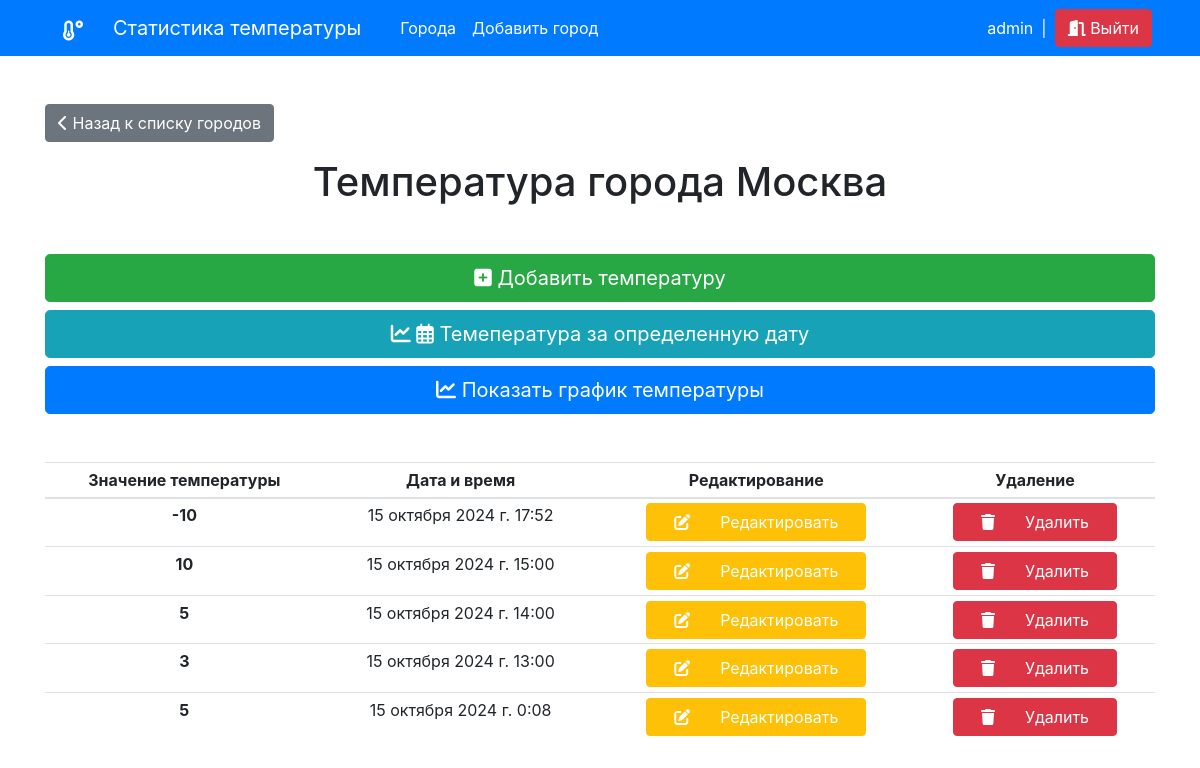
Screenshot of /tmp-stat-app/towns/10/ (signed in) with the database file from the repository.
### temperature_statistics_app/models.py (models this page shows, shortened)
class Town(models.Model):
    t_name = models.CharField(
        verbose_name='Название города',
        max_length=128
    )
    t_user = models.ForeignKey(
        verbose_name='Пользователь, который добавил',
        to=User,
        on_delete=models.CASCADE
    )
    def __str__(self):
        return self.t_name
    class Meta:
        ordering = ['t_name']
        verbose_name = 'Город'
        verbose_name_plural = 'Города'

class Temperature(models.Model):
    tmp_town = models.ForeignKey(
        verbose_name='Город', to=Town,
        on_delete=models.CASCADE
    )
    tmp_date = models.DateTimeField(
        verbose_name='Дата',
        default=datetime.today
    )
    tmp_value = models.IntegerField(
        verbose_name='Значение по Цельсия',
        default=0
    )
    class Meta:
        ordering = ['-tmp_date']
        verbose_name = 'Температура'
        verbose_name_plural = 'Температуры'

### temperature_statistics_app/views.py (the view)
# urls.py: path('towns/<int:pk>/', TownDetailView.as_view(), name='detail_town'),
class TownDetailView(LoginRequiredMixin, DetailView):
    login_url = 'tmp_stat_app:login'
    model = Town
    template_name = 'detail_town.html'
    context_object_name = 'town'
    def get_context_data(self, **kwargs):
        context = super().get_context_data(**kwargs)
        try:
            temperatures = Temperature.objects.filter(
                tmp_town__id=self.kwargs['pk'],
                tmp_town__t_user=self.request.user
                )
            context['temperatures'] = temperatures
            context['temperatures_for_chart'] = temperatures.order_by('tmp_date')
        except Temperature.DoesNotExist:
            pass
        return context

### temperature_statistics_app/templates/detail_town.html (shortened to what this page needs)
{% extends 'base.html' %}
{% load static %}
{% block content %}
    <div class="container mt-5">
        <a href="{% url 'tmp_stat_app:index' %}" role="button" class="btn btn-secondary mb-3 text-white">
            <i class="fa-solid fa-chevron-left"></i>
            <span>Назад к списку городов</span>
        </a>
        <h1 class="text-center">Температура города {{ town }}</h1>
        <a href="{% url 'tmp_stat_app:add_temperature' town.pk %}" role="button" class="btn btn-success btn-lg btn-block mt-5 text-white">
            <i class="fa-solid fa-square-plus"></i>
            <span>Добавить температуру</span>
        </a>
    {% if temperatures %}
        <a href={% url 'tmp_stat_app:set_tmp_date' town.pk %} type="button" class="btn btn-info btn-lg btn-block text-white">
            <i class="fa-solid fa-chart-line"></i>
            <i class="fa-regular fa-calendar-days"></i>
            <span>Темепература за определенную дату</span>
        </a>
        <button id="btn-visible-charts" type="button" class="btn btn-primary btn-lg btn-block mb-5 text-white">
            <i class="fa-solid fa-chart-line"></i>
            <span>Показать график температуры</span>
        </button>
        <div class="table-responsive-sm">
            <table class="table table-hover text-center table-sm">
                <thead>
                    <tr>
                        <th scope="col">Значение температуры</th>
                        <th scope="col">Дата и время</th>
                        <th scope="col">Редактирование</th>
                        <th scope="col">Удаление</th>
                    </tr>
                </thead>
                <tbody>
                    {% for t in temperatures%}
                    <tr>
                        <td class="font-weight-bold">{{t.tmp_value}}</td>
                        <td>{{t.tmp_date}}</td>
                        <td>
                            <a href="{% url 'tmp_stat_app:update_temperature' town.pk t.pk  %}" role="button" class="btn btn-warning text-white">
                                <div class="container">
                                    <div class="row">
                                        <i class="fa-solid fa-pen-to-square col mt-1"></i>
                                        <span class="d-none d-lg-block d-xl-block col">Редактировать</span>
                                    </div>
                                </div>
                            </a>
                        </td>
                        <td>
                            <a href="{% url 'tmp_stat_app:delete_temperature' town.pk t.pk  %}" role="button" class="btn btn-danger text-white">
                                <div class="container">
                                    <div class="row">
                                        <i class="fa-solid fa-trash col mt-1"></i>
                                        <span class="d-none d-lg-block d-xl-block col">Удалить</span>
                                    </div>
                                </div>
                            </a>
                        </td>
                    </tr>
                    {% endfor %}
                </tbody>
            </table>
        </div>
    {% else %}
        <h3 class="text-center text-secondary font-italic">Данных о температуре нет...</h3>
    {% endif %}
    </div>
{% endblock %}

### temperature_statistics_app/templates/base.html (shortened to what this page needs)
{% load static %}
<!doctype html>
<html lang="ru">
  <head>
    <link rel="stylesheet" href="https://stackpath.bootstrapcdn.com/bootstrap/4.3.1/css/bootstrap.min.css">
    <link rel="stylesheet" href={% static 'temperature_statistics_app/base.css' %}></link>
  </head>
  <body>
    <nav class="navbar navbar-expand-lg navbar-light bg-primary px-5">
        <a href="{% url 'tmp_stat_app:index' %}" class="navbar-brand text-white" href="">
          <div class="container">
            <div class="row">
              <i class="fa-solid fa-temperature-low col mt-2"></i>
              <span class="d-none d-lg-block d-xl-block col">Статистика температуры</span>
            </div>
          </div>
        </a>
        <div class="collapse navbar-collapse" id="navbarSupportedContent">
            <ul class="navbar-nav mr-auto">
              <li class="nav-item active">
                <a class="nav-link text-white" href="{% url 'tmp_stat_app:index' %}">Города</a>
              </li>
              <li class="nav-item active">
                <a class="nav-link text-white" href="{% url 'tmp_stat_app:add_town' %}">Добавить город</a>
              </li>
            </ul>
            {% if request.user %}
                <div class="form-inline my-2 my-lg-0 text-white">
                    <span >{{ request.user }}</span>
                    <span class="mx-2">|</span>
                    <a href="{% url 'tmp_stat_app:logout' %}" role="button" class="btn btn-danger">
                        <i class="fa-solid fa-door-open"></i>
                        <span>Выйти</span>
                    </a>
                </div>
            {% endif %}
        </div>
    </nav>
    {% block content %} {% endblock %}
  </body>
</html>

### temperature_statistics_app/static/temperature_statistics_app/base.css (style rules this page uses)
html, body { height: 100%; }

### rows the page displays
Town: t_name "Москва"
Temperature: tmp_value "-10", tmp_date "15 октября 2024 г. 17:52"
Temperature: tmp_value "10", tmp_date "15 октября 2024 г. 15:00"
Temperature: tmp_value "5", tmp_date "15 октября 2024 г. 14:00"
Temperature: tmp_value "3", tmp_date "15 октября 2024 г. 13:00"
Temperature: tmp_value "5", tmp_date "15 октября 2024 г. 0:08"

### other values shown
{{ request.user }} "admin"
